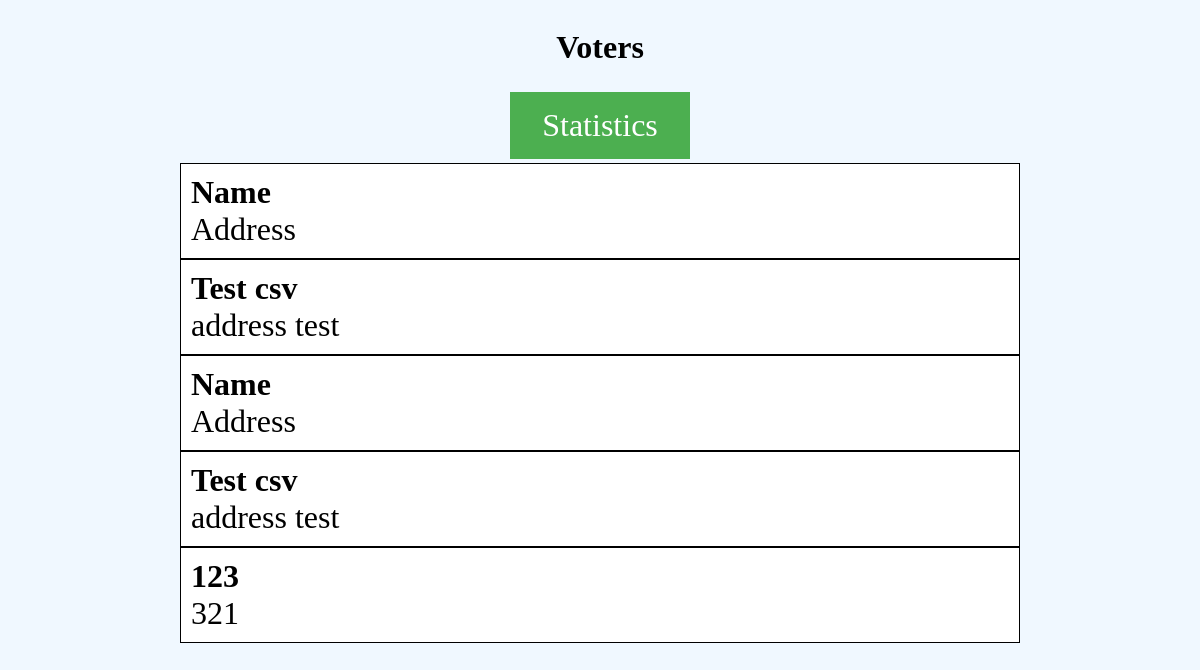
The page /list/ on the database as committed earlier.
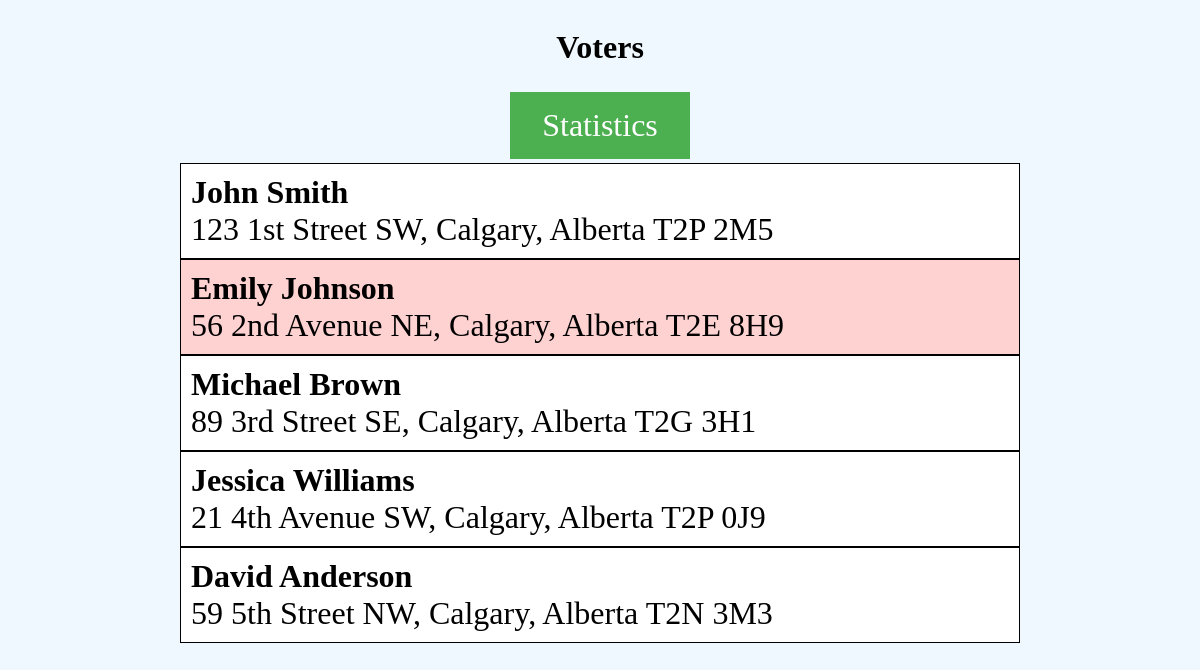
The same page on the database as committed later.
### votehelperapp/models.py (models this page shows)
class Voter(models.Model):
    id = models.UUIDField(primary_key=True, default=uuid.uuid4, editable=False)
    name = models.TextField()
    address = models.TextField()
    neighbourhood = models.TextField(default="", blank=True)
    assignedEmp = models.TextField(default="", blank=True)
    decision = models.CharField(max_length=20, blank=True)
    notes = models.TextField(blank=True)

### votehelperapp/views.py (the view)
# urls.py: path('list/', views.VoterList.as_view(), name='voterlist'),
class VoterList(ListView):
    template_name = "voterlist.html"
    model = Voter

### votehelperapp/templates/voterlist.html (shortened to what this page needs)
<!DOCTYPE html>
<html lang="en">
<head>
    {% load static %}
    <link rel="stylesheet" type="text/css" href="{% static 'liststyle.css' %}">
</head>
<body>
    <div style="text-align:center;">
        <h1>Voters</h1>
    </div>
    <div class='center'>
        <a href="{% url 'stats' %}" id="statsbutton">Statistics</a>
    </div>
    <div class="voter-list">
        {% for voter in object_list %}
            {% if voter.neighbourhood == request.user.groups.all.first.name or voter.assignedEmp == request.user.username %}
                {% if voter.decision %}
                    <a style="background-color: #ffd2d2" href="{% url 'survey' %}?id={{ voter.id }}"><b>{{ voter.name }}</b><br>{{ voter.address }}</a>
                {% else %}
                    <a href="{% url 'survey' %}?id={{ voter.id }}"><b>{{ voter.name }}</b><br>{{ voter.address }}</a>
                {% endif %}
            {% endif %}
        {% endfor %}
    </div>
</body>
</html>

### votehelperapp/static/liststyle.css (style rules this page uses)
html { height: 100%; display: flex; justify-content: center; }
body { width: 70%; display: block; font-size: 1em; background-color: aliceblue; }
.center { display: flex; justify-content: center; align-items: center; }
.voter-list { width: 100%; font-size: 2em; }
.voter-list a { background-color: #ffffff; color: black; display: block; padding: 10px; text-decoration: none; border-style: solid; border-width: thin; box-sizing: border-box; }
#statsbutton { text-decoration: none; background-color: #4CAF50; border: none; color: white; padding: 15px 32px; text-align: center; text-decoration: none; display: inline-block; font-size: 2em; margin: 4px 2px; cursor: pointer; }

Rows that differ between the two databases and show on the page:
removed Voter: name "Name", address "Address"
removed Voter: name "Test csv", address "address test"
removed Voter: name "Name", address "Address"
removed Voter: name "Test csv", address "address test"
removed Voter: name "123", address "321"
added Voter: name "John Smith", address "123 1st Street SW, Calgary, Alberta T2P 2M5"
added Voter: name "Emily Johnson", address "56 2nd Avenue NE, Calgary, Alberta T2E 8H9"
added Voter: name "Michael Brown", address "89 3rd Street SE, Calgary, Alberta T2G 3H1"
added Voter: name "Jessica Williams", address "21 4th Avenue SW, Calgary, Alberta T2P 0J9"
added Voter: name "David Anderson", address "59 5th Street NW, Calgary, Alberta T2N 3M3"
